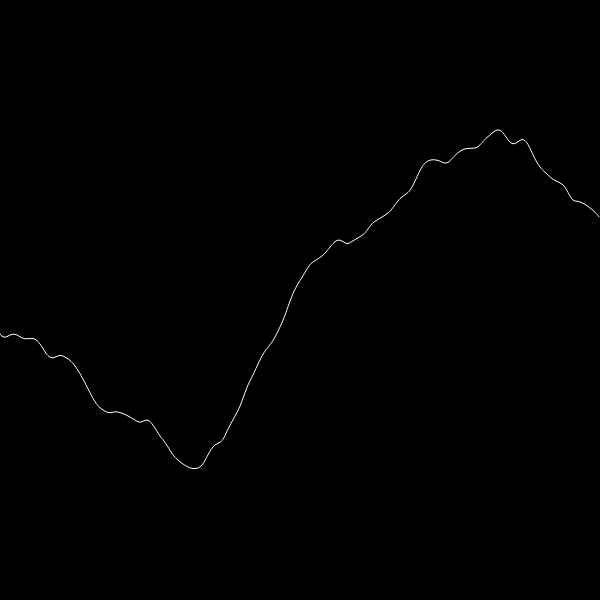
Frame 1 (no input)
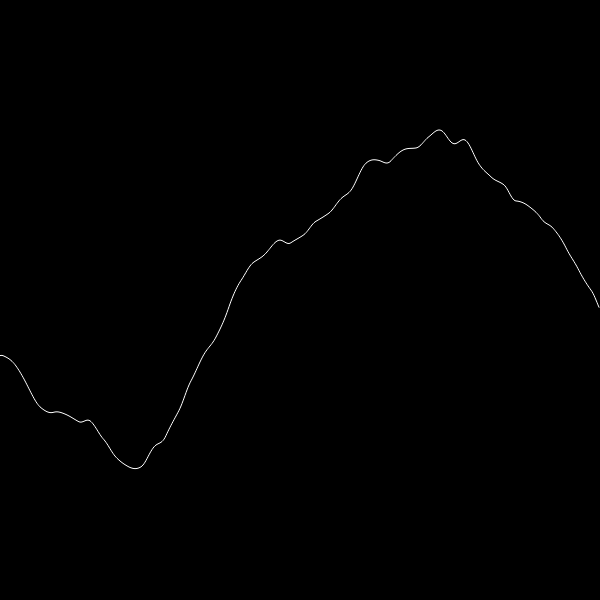
Frame 60 (no input)
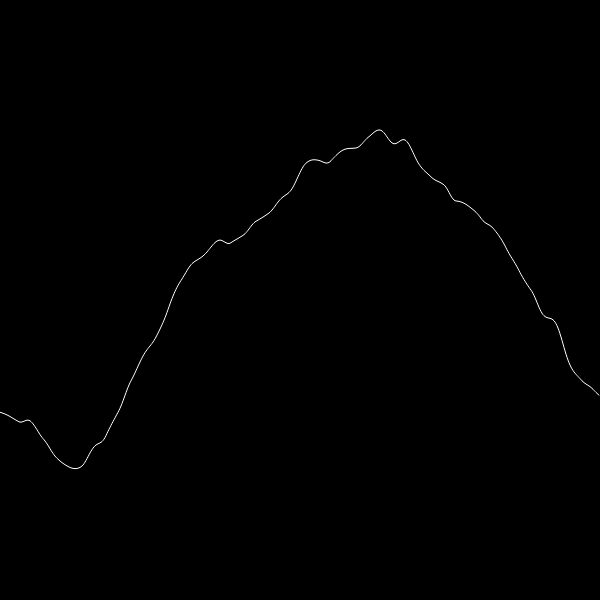
Frame 120 (the mouse pressed at the canvas centre since frame 60)

The p5.js sketch that drew these frames (run headless with seeded random() and noise() and a simulated clock; from frame 60 on, the mouse is pressed at the canvas centre):

// p5.js sketch
// ── sketch.js
var a, x, yOff, xOff1, xOff2, inc, start;
function setup() {
  var canvas = createCanvas(600, 600);

xOff2 = 10000
inc = 0.01;

start = 0
}

function draw(){

background(0);



//translate(width/2, height/2)
// x = map(noise(xOff), 0, 1, 0, width);
// y = map(noise(xOff2), 0, 1, 0, height);
beginShape();
xOff1 = start;

stroke(255);
for (var x = 0; x < width; x++) {
  stroke(255);

  var n = map(noise(xOff1), 0, 1, -100, 100);
  var s = map(sin(xOff1), -1, 1, 150, 450);
  var y = s + n
  noFill();
  vertex(x, y);

  xOff1+=inc;
}

start += inc;

endShape();

//noLoop()

// xOff2+=0.01



};




function getRandomValue(a, b){
  var r = random(0,1)
  if(r > .5){
    return a
  } else{
    return b
  }
}

var flag = true;
function mousePressed(){
  flag = !flag
  !flag ? noLoop() : loop();
}
